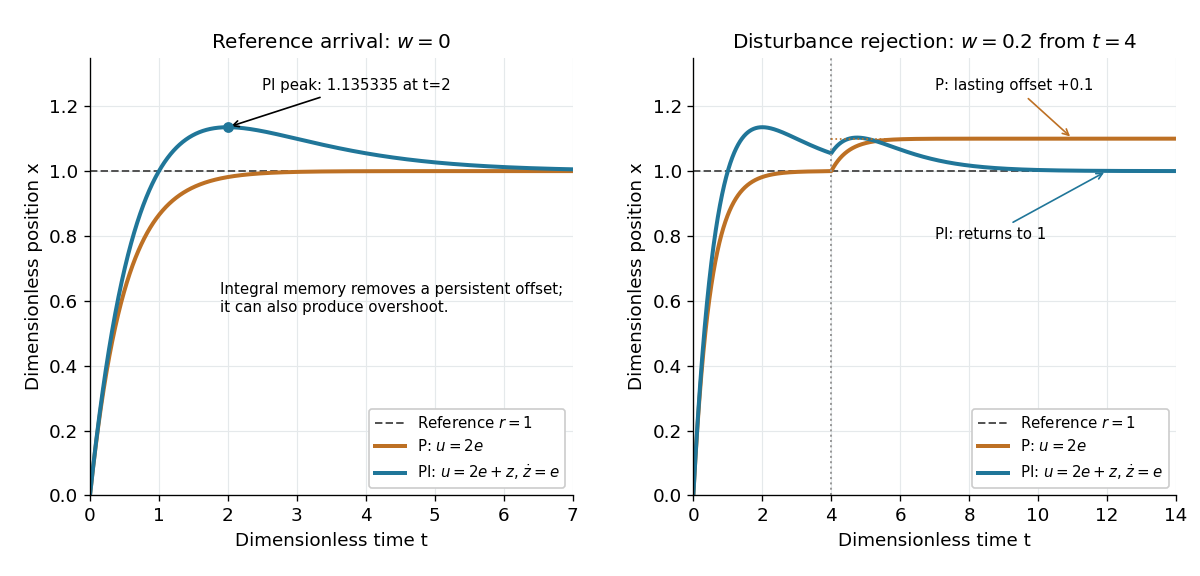

This figure's Python source:
"""Compare ideal P and PI feedback, checking RK4 against exact solutions.

The disturbance is constant within each RK4 step; the grid splits at t=4.
PNG goes to cwd. Tested with Python 3.14.4, numpy 2.3.5, matplotlib 3.10.7.
"""

from pathlib import Path

import matplotlib.pyplot as plt
import numpy as np


def simulate(time, disturbance=0.0, switch=4.0):
    """State = (x_P, x_PI, z); fixed gains k=k_p=2, k_i=1."""
    state = np.zeros((len(time), 3))
    assert np.any(time == switch), "The grid must contain the disturbance switch."
    assert np.all((time[:-1] >= switch) | (time[1:] <= switch)), "A step crosses the switch."
    for i, h in enumerate(np.diff(time)):
        w = disturbance if time[i] >= switch else 0.0

        def rhs(value):
            xp, xpi, z = value
            return np.array([2 * (1 - xp) + w, 2 * (1 - xpi) + z + w, 1 - xpi])

        current = state[i]
        a = rhs(current)
        b = rhs(current + h * a / 2)
        c = rhs(current + h * b / 2)
        d = rhs(current + h * c)
        state[i + 1] = current + h * (a + 2 * b + 2 * c + d) / 6
    return state


def exact(time, disturbance=0.0, switch=4.0):
    elapsed = np.maximum(time - switch, 0.0)
    xp = -np.expm1(-2 * time) - disturbance / 2 * np.expm1(-2 * elapsed)
    xpi = 1 - (1 - time) * np.exp(-time) + disturbance * elapsed * np.exp(-elapsed)
    z = time * np.exp(-time) - disturbance * (1 - (1 + elapsed) * np.exp(-elapsed))
    return np.column_stack([xp, xpi, z])


def main():
    time = np.linspace(0, 14, 7001)
    nominal = simulate(time)
    disturbed = simulate(time, disturbance=0.2)
    nominal_error = np.max(np.abs(nominal - exact(time)))
    disturbed_error = np.max(np.abs(disturbed - exact(time, disturbance=0.2)))
    np.testing.assert_allclose(nominal, exact(time), atol=2e-11, rtol=0)
    np.testing.assert_allclose(disturbed, exact(time, disturbance=0.2), atol=2e-11, rtol=0)
    peak_index = np.argmax(nominal[:, 1])
    assert time[peak_index] == 2
    np.testing.assert_allclose(nominal[peak_index, 1], 1 + np.exp(-2), atol=2e-11, rtol=0)
    np.testing.assert_allclose(disturbed[-1], [1.1, 1, -0.2], atol=1.2e-4, rtol=0)
    print(f"RK4 exact-solution errors: nominal={nominal_error:.3g}, disturbed={disturbed_error:.3g}; "
          f"peak x_PI(2)={nominal[peak_index, 1]:.9f}; "
          f"at t=14: x_P={disturbed[-1, 0]:.9f}, x_PI={disturbed[-1, 1]:.9f}, "
          f"z={disturbed[-1, 2]:.9f}")

    plt.rcParams.update({"font.size": 11, "axes.titlesize": 12})
    fig, axes = plt.subplots(1, 2, figsize=(10, 4.8), dpi=120, facecolor="white")
    for ax, values, title, end in zip(
        axes, [nominal, disturbed],
        [r"Reference arrival: $w=0$", r"Disturbance rejection: $w=0.2$ from $t=4$"], [7, 14]
    ):
        ax.axhline(1, color="#555555", ls="--", lw=1.2, label=r"Reference $r=1$")
        ax.plot(time, values[:, 0], color="#bd7024", lw=2.4, label=r"P: $u=2e$")
        ax.plot(time, values[:, 1], color="#207699", lw=2.4, label=r"PI: $u=2e+z$, $\dot{z}=e$")
        ax.set(title=title, xlabel="Dimensionless time t", ylabel="Dimensionless position x",
               xlim=(0, end), ylim=(0, 1.35))
        ax.legend(loc="lower right", frameon=True, facecolor="white", framealpha=1, fontsize=9)
        ax.spines[["top", "right"]].set_visible(False)
        ax.grid(color="#e5e9eb", lw=0.7)
        ax.set_axisbelow(True)
    axes[0].scatter([2], [1 + np.exp(-2)], s=30, color="#207699", zorder=5)
    axes[0].annotate("PI peak: 1.135335 at t=2", xy=(2, 1 + np.exp(-2)), xytext=(2.5, 1.25),
                     fontsize=9, arrowprops={"arrowstyle": "->"})
    axes[0].text(0.27, 0.42, "Integral memory removes a persistent offset;\nit can also produce overshoot.",
                 fontsize=9, transform=axes[0].transAxes)
    axes[1].axvline(4, color="#999999", ls=":", lw=1.2)
    axes[1].hlines(1.1, 4, 14, color="#bd7024", ls=":", lw=1)
    axes[1].annotate("P: lasting offset +0.1", xy=(11, 1.1), xytext=(7.0, 1.25),
                     fontsize=9, arrowprops={"arrowstyle": "->", "color": "#bd7024"})
    axes[1].annotate("PI: returns to 1", xy=(12, disturbed[6000, 1]), xytext=(7.0, 0.79),
                     fontsize=9, arrowprops={"arrowstyle": "->", "color": "#207699"})
    fig.subplots_adjust(left=0.075, right=0.98, bottom=0.14, top=0.90, wspace=0.25)
    fig.savefig(Path.cwd() / Path(__file__).with_suffix(".png").name,
                facecolor="white", transparent=False)
    plt.close(fig)


if __name__ == "__main__":
    main()
